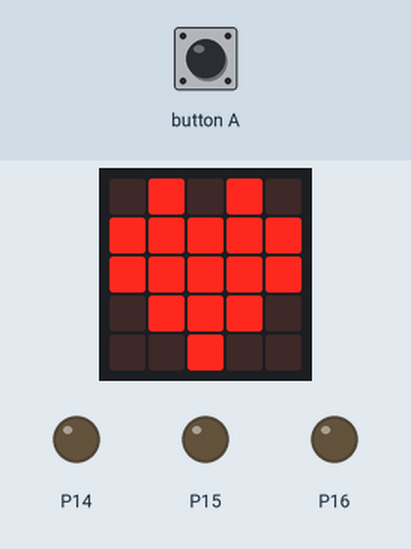
Bench run of a program on a simulated BBC micro:bit (MakeCode). Parts: the board's 5×5 LED display, output pins drawn as LEDs (lit = HIGH). Inputs (shaded band) come from the test bench. The 48×5 strip is a reading aid, not a part: it shows the text the display is scrolling, unrolled, one strip-width of it at a time.

Above: at 2.8 s.
2.9 s: button A pressed for 0.15 s
At 7.4 s:
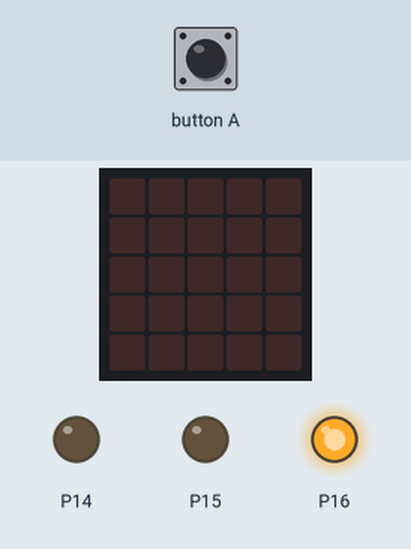
At 13.8 s:
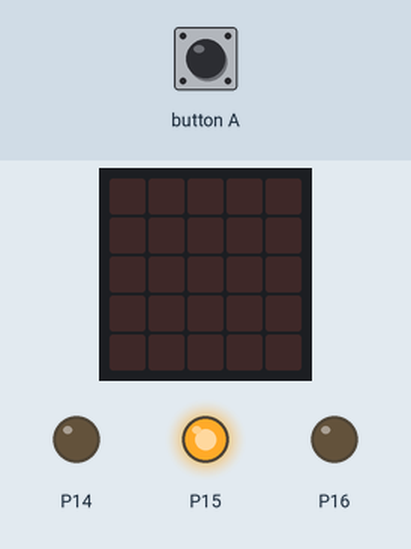
Timing chart, 0 to 21.0 s (numbered marks = the images above; inputs shaded):
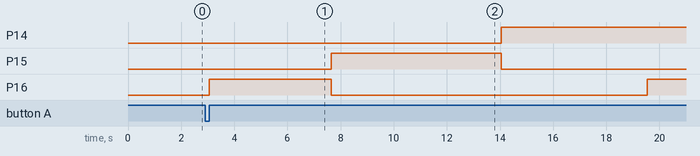

The program:

main.ts
```typescript
// (licence header left out)
basic.clearScreen()
basic.showIcon(IconNames.Heart)
basic.pause(1000)
// red
pins.digitalWritePin(DigitalPin.P16, 0)
// green
pins.digitalWritePin(DigitalPin.P15, 0)
// blue
pins.digitalWritePin(DigitalPin.P14, 0)

input.onButtonPressed(Button.A, function () {
  // red
  pins.digitalWritePin(DigitalPin.P16, 1)
  basic.showString('red')
  basic.pause(1000)
  pins.digitalWritePin(DigitalPin.P16, 0)
  // green
  pins.digitalWritePin(DigitalPin.P15, 1)
  basic.showString('green')
  basic.pause(1000)
  pins.digitalWritePin(DigitalPin.P15, 0)
  // blue
  pins.digitalWritePin(DigitalPin.P14, 1)
  basic.showString('blue')
  basic.pause(1000)
  // magenta
  pins.digitalWritePin(DigitalPin.P16, 1)
  basic.showString('magenta')
  basic.pause(1000)
  pins.digitalWritePin(DigitalPin.P16, 0)
  // cyan
  pins.digitalWritePin(DigitalPin.P15, 1)
  basic.showString('cyan')
  basic.pause(1000)
  pins.digitalWritePin(DigitalPin.P14, 0)
  // yellow
  pins.digitalWritePin(DigitalPin.P16, 1)
  basic.showString('yellow')
  basic.pause(1000)
  // white
  pins.digitalWritePin(DigitalPin.P14, 1)
  basic.showString('white')
  pins.digitalWritePin(DigitalPin.P16, 0)
  pins.digitalWritePin(DigitalPin.P15, 0)
  pins.digitalWritePin(DigitalPin.P14, 0)
})
```

Measured:
- after the input at 2.9 s, P14: LOW → HIGH after 11.2 s; P15: LOW → HIGH after 4.8 s, → LOW 6.4 s later; P16: LOW → HIGH after 0.15 s, → LOW 4.6 s later, → HIGH 11.9 s later
- what the display in image 1 shows lasts 1.0 s, from 6.7 s to 7.7 s
